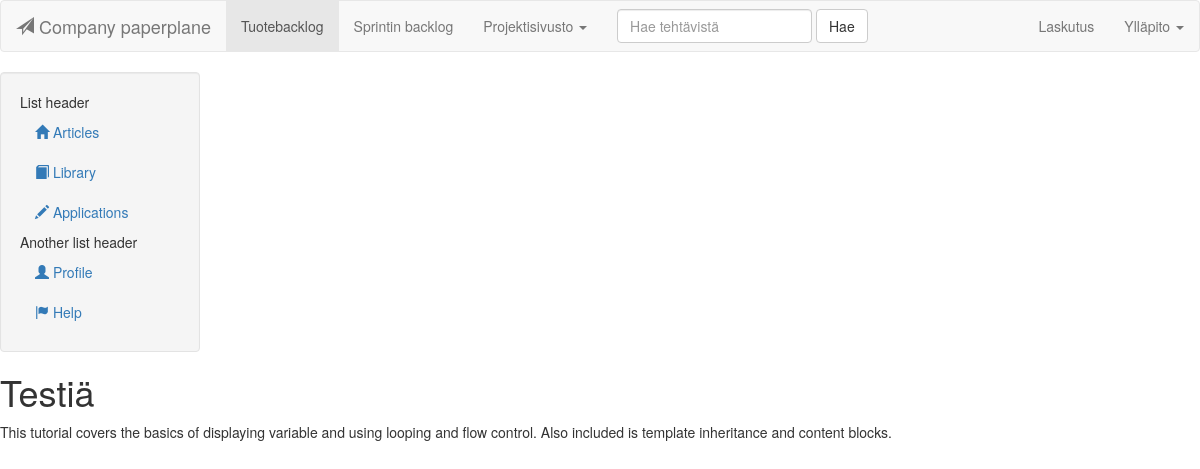
/articles/get/2/, run on the app's committed database.
### article/models.py (models this page shows)
class Article(models.Model):
  title = models.CharField(max_length=200)
  body = models.TextField()
  pub_date = models.DateTimeField('date published')
  likes = models.IntegerField()

### article/views.py (the view)
# urls.py: url(r'^get/(?P<article_id>\d+)/$','article.views.article'),
def article(request, article_id=1):
	return render_to_response('article.html',
								{'article' : Article.objects.get(id=article_id)})

### article/templates/article.html (shortened to what this page needs)
{% extends 'base.html' %}
	{% block sidebar %}
    <li class="nav-header">List header</li>
    <li class="active"><a href="/articles/all"><i class="glyphicon glyphicon-home"></i> Articles</a></li>
    <li><a href="#"><i class="glyphicon glyphicon-book"></i> Library</a></li>
    <li><a href="#"><i class="glyphicon glyphicon-pencil"></i> Applications</a></li>
    <li class="nav-header">Another list header</li>
    <li><a href="#"><i class="glyphicon glyphicon-user"></i> Profile</a></li>
    <li><a href="#"><i class="glyphicon glyphicon-flag"></i> Help</a></li>
{% endblock %}
{% block sisalto %}
<h1>{{article.title}}</h1>
<p>{{article.body}}</p>
{% endblock %}

### data on the page
Article: title "Testiä", body "This tutorial covers the basics of displaying variable and using looping and flow control. Also included is template inheritance and content blocks."
